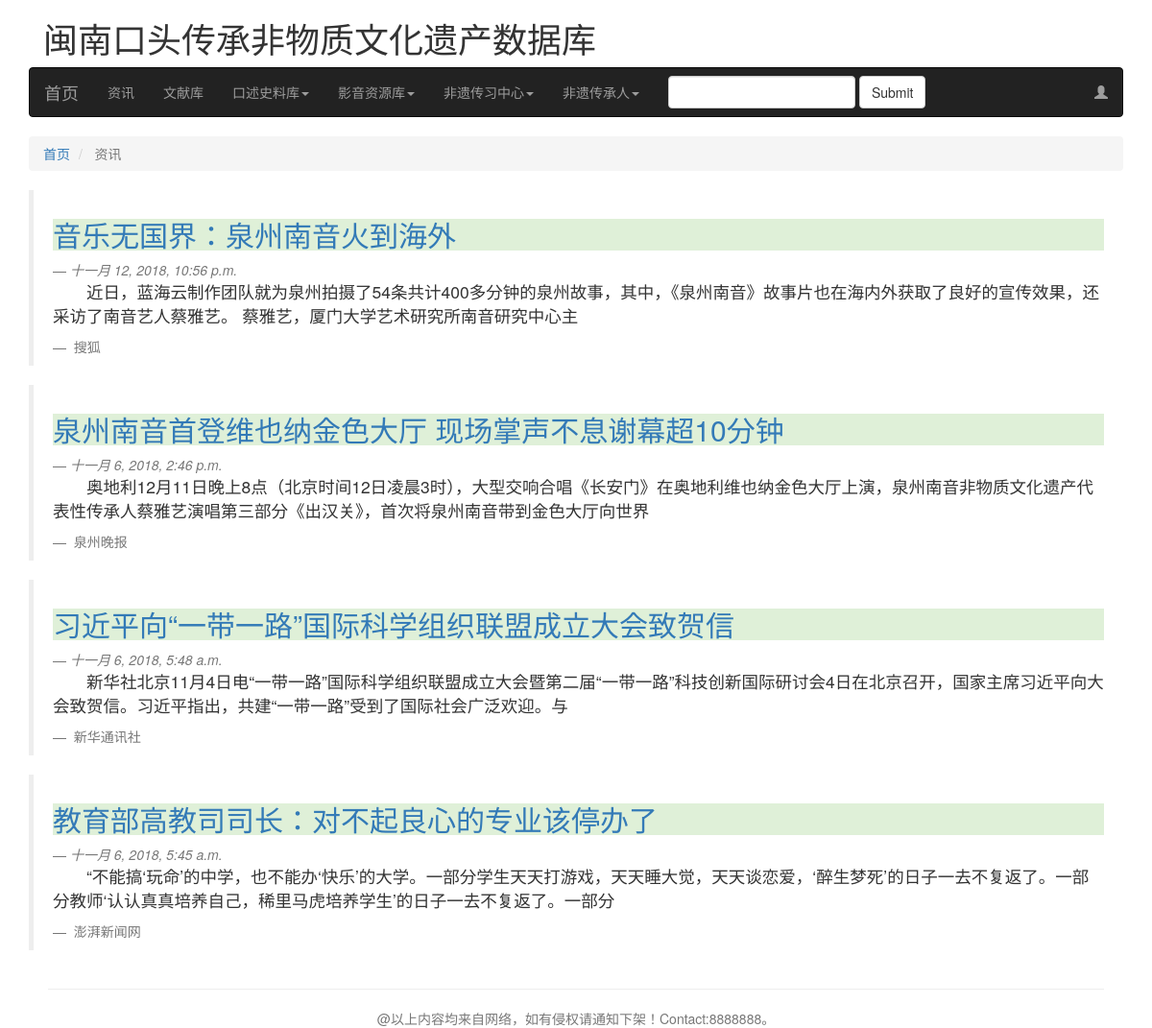
/news/page/, run on the app's committed database.
### News/models.py (models this page shows, shortened)
class Information(models.Model):
    caption = models.CharField(max_length=100,verbose_name='标题')
    content = models.TextField(verbose_name='正文内容')
    author = models.CharField(max_length=100,verbose_name='作者（转载处）')
    updatetime = models.DateTimeField(auto_now=True,verbose_name='创建或刚更新时间')
    class Meta:
        verbose_name = "新闻资讯"
        verbose_name_plural = "新闻资讯"

### News/views.py (the view)
# urls.py: path('page/',news_top_list,name='news_top'),
def news_top_list(request,num = 1):
    all_info = Information.objects.all().order_by("-updatetime")
    pages = Paginator(all_info,5)#按5为单位将news对象分割成分页对象组
    info = pages.page(num)#取第num页对象列表
    content = {'info' : info,'pages':pages}
    return render(request, 'news_top_list.html',content)

### template/news_top_list.html (shortened to what this page needs)
{% extends "base.html" %}
{% load staticfiles %}
{% block content %}
    <div class="container">
        <div class="row">
            <div class="col-md-12">
                <ul class="breadcrumb">
				    <li>
					    <a href="{% url 'index' %}">首页</a>
				    </li>
                    <li class="active">
					    资讯
				    </li>
                </ul>
                {% for info_item in info %}
                    <blockquote>
				            <a href="{% url 'News:news_detail' info_item.id %}"><h2 class="bg-success">{{ info_item.caption }}</h2></a>
                            <small><cite>{{ info_item.updatetime }}</cite></small>
                            <p>{{ info_item.content|truncatechars:100|cut:'　'|cut:' ' }}</p>
                            <small> {{ info_item.author }}</small>
			            </blockquote>
                {% empty %}
                    <h3>暂无内容，敬请期待！</h3>
                {% endfor %}
            </div>
        </div>
    </div>
{% endblock %}

### static/css/myself.css (style rules this page uses)
p { text-indent: 2em; }

### data on the page
Information: caption "音乐无国界：泉州南音火到海外", updatetime "十一月 12, 2018, 10:56 p.m.", content "近日，蓝海云制作团队就为泉州拍摄了54条共计400多分钟的泉州故事，其中，《泉州南音》故事片也在海内外获取了良好的宣传效果，还采访了南音艺人蔡雅艺。 蔡雅艺，厦门大学艺术研究所南音研究中心主", author "搜狐"
Information: caption "泉州南音首登维也纳金色大厅 现场掌声不息谢幕超10分钟", updatetime "十一月 6, 2018, 2:46 p.m.", content "奥地利12月11日晚上8点（北京时间12日凌晨3时），大型交响合唱《长安门》在奥地利维也纳金色大厅上演，泉州南音非物质文化遗产代表性传承人蔡雅艺演唱第三部分《出汉关》，首次将泉州南音带到金色大厅向世界", author "泉州晚报"
Information: caption "习近平向“一带一路”国际科学组织联盟成立大会致贺信", updatetime "十一月 6, 2018, 5:48 a.m.", content "新华社北京11月4日电“一带一路”国际科学组织联盟成立大会暨第二届“一带一路”科技创新国际研讨会4日在北京召开，国家主席习近平向大会致贺信。习近平指出，共建“一带一路”受到了国际社会广泛欢迎。与", author "新华通讯社"
Information: caption "教育部高教司司长：对不起良心的专业该停办了", updatetime "十一月 6, 2018, 5:45 a.m.", content "“不能搞‘玩命’的中学，也不能办‘快乐’的大学。一部分学生天天打游戏，天天睡大觉，天天谈恋爱，‘醉生梦死’的日子一去不复返了。一部分教师‘认认真真培养自己，稀里马虎培养学生’的日子一去不复返了。一部分", author "澎湃新闻网"
